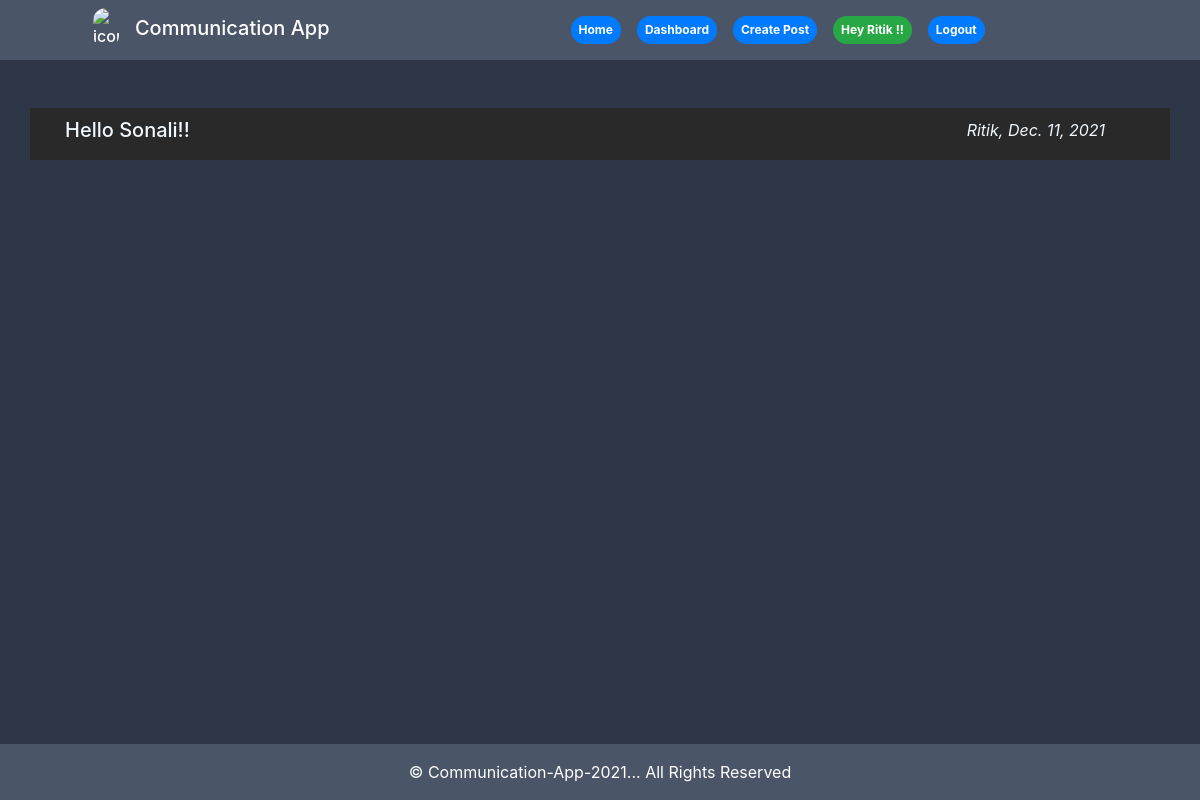
Screenshot of /channel/3 (signed in) with the database file from the repository.
### landing/models.py (models this page shows, shortened)
class Base_model(models.Model):
    created_date = models.DateField(auto_now_add=True)
    updated_date = models.DateField(auto_now_add=True)
    class Meta:
        abstract = True

class ChannelPost(Base_model):
    post_data = models.TextField(max_length=5000)
    user = models.ForeignKey(User, on_delete=models.SET_NULL,related_name="ChannelPost",null=True,)
    channel = models.ForeignKey(Channel, on_delete=models.SET_NULL, null=True,)

### landing/views.py (the view)
# urls.py: path('channel/<int:pk>', views.openChannel, name="Open Channel"),
def openChannel(request, pk):
    if (request.user.is_anonymous):
        return render(request, 'error.html')
    channel = Channel.objects.get(id=pk)
    user_list = channel.users.split(",")
    cur_user = str(request.user)
    allow_post = False
    print(cur_user, user_list)
    if cur_user in user_list:
        allow_post = True
    elif channel.owner == request.user:
        allow_post = True
    else:
        messages.error(request, "You Don't have permission for this group...")
        return redirect('home')
    posts = ChannelPost.objects.filter(channel=channel).order_by("-created_date")
    return render(request, 'channel.html', {"posts":posts, "channel":False, "post":allow_post, "channel_id":pk})

### templates/channel.html (shortened to what this page needs)
{% extends 'base.html' %}
{% block body %}
{% load humanize %}
<div class="container my-5">
    {% if posts.count > 0 %}
    {% for post in posts %}
    <div class="row" style="color: aliceblue; background:rgb(41, 41, 41); padding: 10px 20px; margin-top: 0px;">
        <h5 class="col-md-10" >{{post.post_data}}</h5>
        <i>{{post.user.first_name}}, {{post.created_date}}</i>
    </div>
    {% endfor %}
    {% else %}
    <div class="row" style="color: aliceblue; background:rgb(41, 41, 41); padding: 10px 20px; margin-top: 0px;">
        <h5 class="col-md-12" style="text-align: center;">No Post is available in this Channel..</h5>
    </div>
    {% endif %}
</div>
{% endblock body %}

### templates/base.html (shortened to what this page needs)
<!doctype html>
<html lang="en">
<head>
    <link href="https://unpkg.com/tailwindcss@^1.0/dist/tailwind.min.css" rel="stylesheet">
    <link rel="stylesheet" href="https://maxcdn.bootstrapcdn.com/bootstrap/4.0.0/css/bootstrap.min.css"
>
</head>
<body class="bg-gray-800">
    <header class="text-gray-500 bg-gray-700 body-font">
        <div class="container mx-auto flex flex-wrap py-2 flex-col md:flex-row items-center">
            <a class="flex title-font font-medium items-center text-white mb-1 md:mb-0 ml-5 mr-5" href="/">
                <img src="https://encrypted-tbn0.gstatic.com/images?q=tbn%3AANd9GcRBTm52YMz9XsSELg1RXv7V-k4JyemAExhaRQ&usqp=CAU" alt="icon" style="width: 10%; height: 10%;" class="rounded-full">
                <span class="ml-3 text-xl">Communication App</span>
            </a>
            <nav class="md:ml-auto md:mr-auto flex flex-wrap items-center text-base justify-center">
                <a class="mr-3 badge badge-primary badge-pill p-2" href="/">Home</a>
            {% if user.is_authenticated %}
            <a href="/dashboard/" class="badge badge-primary badge-pill mr-3 p-2">Dashboard</a>
            {% if post %}
            <a class="mr-3 badge badge-primary badge-pill p-2" href="" data-toggle="modal" data-target="#post">Create Post</a>
            {% endif %}
            <h6 class="mr-3 badge badge-success badge-pill p-2 mt-2">Hey {{ request.user.first_name|capfirst }} !!</h5>
            <a href="/logout/" class="badge badge-primary badge-pill p-2">Logout</a>
            {% else %}
                <button type="button" class="badge badge-primary badge-pill mr-3 p-2" data-toggle="modal" data-target="#login">LogIn
                </button>
                <button type="button" class="badge badge-primary badge-pill mr-3 p-2" data-toggle="modal" data-target="#signup">SignUp
                </button>
            {% endif %}
            </nav>
        </div>
    </header>
    {% block body %}
    {% endblock body %}
    <div class="footer bg-gray-700 pt-3">
        <p>&copy; Communication-App-2021... All Rights Reserved</p>
        </div>
</body>
</html>

### templates/base.html (style rules this page uses)
.footer { position: fixed; left: 0; bottom: 0; width: 100%; color: white; text-align: center; }

### rows the page displays
ChannelPost: post_data "Hello Sonali!!", user.first_name "Ritik", created_date "Dec. 11, 2021"

### other values shown
{{ request.user.first_name|capfirst }} "Ritik"
